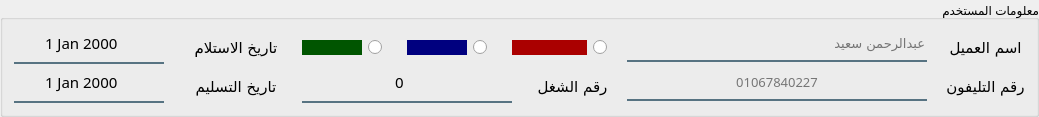
      <widget class="QGroupBox" name="groupBox_2">
       <property name="title">
        <string>معلومات المستخدم</string>
       </property>
       <property name="alignment">
        <set>Qt::AlignRight|Qt::AlignTrailing|Qt::AlignVCenter</set>
       </property>
       <layout class="QGridLayout" name="gridLayout_3">
        <item row="0" column="8">
         <layout class="QHBoxLayout" name="horizontalLayout_2">
          <item>
           <widget class="QLabel" name="label_12">
            <property name="minimumSize">
             <size>
              <width>60</width>
              <height>15</height>
             </size>
            </property>
            <property name="maximumSize">
             <size>
              <width>16777215</width>
              <height>15</height>
             </size>
            </property>
            <property name="styleSheet">
             <string notr="true">background-color: rgb(0, 0, 127);</string>
            </property>
            <property name="text">
             <string/>
            </property>
           </widget>
          </item>
          <item>
           <widget class="QRadioButton" name="radioButton_2">
            <property name="maximumSize">
             <size>
              <width>15</width>
              <height>16777215</height>
             </size>
            </property>
            <property name="text">
             <string/>
            </property>
           </widget>
          </item>
         </layout>
        </item>
        <item row="0" column="10" colspan="3">
         <layout class="QHBoxLayout" name="horizontalLayout_3">
          <item>
           <widget class="QLabel" name="label_13">
            <property name="minimumSize">
             <size>
              <width>60</width>
              <height>15</height>
             </size>
            </property>
            <property name="maximumSize">
             <size>
              <width>16777215</width>
              <height>15</height>
             </size>
            </property>
            <property name="styleSheet">
             <string notr="true">background-color: rgb(170, 0, 0);</string>
            </property>
            <property name="text">
             <string/>
            </property>
           </widget>
          </item>
          <item>
           <widget class="QRadioButton" name="radioButton_3">
            <property name="maximumSize">
             <size>
              <width>15</width>
              <height>16777215</height>
             </size>
            </property>
            <property name="text">
             <string/>
            </property>
           </widget>
          </item>
         </layout>
        </item>
        <item row="0" column="6">
         <layout class="QHBoxLayout" name="horizontalLayout_4">
          <item>
           <widget class="QLabel" name="label_15">
            <property name="minimumSize">
             <size>
              <width>60</width>
              <height>15</height>
             </size>
            </property>
            <property name="maximumSize">
             <size>
              <width>16777215</width>
              <height>15</height>
             </size>
            </property>
            <property name="styleSheet">
             <string notr="true">background-color: rgb(0, 85, 0);</string>
            </property>
            <property name="text">
             <string/>
            </property>
           </widget>
          </item>
          <item>
           <widget class="QRadioButton" name="radioButton_5">
            <property name="maximumSize">
             <size>
              <width>15</width>
              <height>16777215</height>
             </size>
            </property>
            <property name="text">
             <string/>
            </property>
           </widget>
          </item>
         </layout>
        </item>
        <item row="1" column="3">
         <widget class="QLabel" name="label_14">
          <property name="font">
           <font>
            <family>Acumin Pro</family>
            <pointsize>11</pointsize>
            <weight>50</weight>
            <italic>false</italic>
            <bold>false</bold>
           </font>
          </property>
          <property name="styleSheet">
           <string notr="true">font: 11pt &quot;Acumin Pro&quot;;</string>
          </property>
          <property name="text">
           <string>تاريخ التسليم</string>
          </property>
          <property name="alignment">
           <set>Qt::AlignCenter</set>
          </property>
         </widget>
        </item>
        <item row="0" column="16">
         <widget class="QLabel" name="label_3">
          <property name="font">
           <font>
            <family>Acumin Pro</family>
            <pointsize>11</pointsize>
            <weight>50</weight>
            <italic>false</italic>
            <bold>false</bold>
           </font>
          </property>
          <property name="styleSheet">
           <string notr="true">font: 11pt &quot;Acumin Pro&quot;;</string>
          </property>
          <property name="text">
           <string>اسم العميل</string>
          </property>
          <property name="alignment">
           <set>Qt::AlignCenter</set>
          </property>
         </widget>
        </item>
        <item row="1" column="11">
         <spacer name="horizontalSpacer_6">
          <property name="orientation">
           <enum>Qt::Horizontal</enum>
          </property>
          <property name="sizeType">
           <enum>QSizePolicy::Fixed</enum>
          </property>
          <property name="sizeHint" stdset="0">
           <size>
            <width>13</width>
            <height>20</height>
           </size>
          </property>
         </spacer>
        </item>
        <item row="1" column="0">
         <widget class="QDateEdit" name="dateEdit_5">
          <property name="minimumSize">
           <size>
            <width>150</width>
            <height>0</height>
           </size>
          </property>
          <property name="font">
           <font>
            <family>Acumin Pro</family>
            <pointsize>11</pointsize>
            <weight>50</weight>
            <italic>false</italic>
            <bold>false</bold>
           </font>
          </property>
          <property name="styleSheet">
           <string notr="true">background-color:rgba(0, 0, 0, 0);
border:none;
border-bottom:2px solid rgba(46, 82, 101, 200);
font: 11pt &quot;Acumin Pro&quot;;
padding-bottom:7px;</string>
          </property>
          <property name="alignment">
           <set>Qt::AlignCenter</set>
          </property>
         </widget>
        </item>
        <item row="0" column="1">
         <spacer name="horizontalSpacer_7">
          <property name="orientation">
           <enum>Qt::Horizontal</enum>
          </property>
          <property name="sizeType">
           <enum>QSizePolicy::Fixed</enum>
          </property>
          <property name="sizeHint" stdset="0">
           <size>
            <width>13</width>
            <height>20</height>
           </size>
          </property>
         </spacer>
        </item>
        <item row="1" column="1" colspan="2">
         <spacer name="horizontalSpacer_9">
          <property name="orientation">
           <enum>Qt::Horizontal</enum>
          </property>
          <property name="sizeType">
           <enum>QSizePolicy::Fixed</enum>
          </property>
          <property name="sizeHint" stdset="0">
           <size>
            <width>13</width>
            <height>20</height>
           </size>
          </property>
         </spacer>
        </item>
        <item row="1" column="12">
         <widget class="QLabel" name="label_4">
          <property name="font">
           <font>
            <family>Acumin Pro</family>
            <pointsize>11</pointsize>
            <weight>50</weight>
            <italic>false</italic>
            <bold>false</bold>
           </font>
          </property>
          <property name="styleSheet">
           <string notr="true">font: 11pt &quot;Acumin Pro&quot;;</string>
          </property>
          <property name="text">
           <string>رقم الشغل</string>
          </property>
          <property name="alignment">
           <set>Qt::AlignCenter</set>
          </property>
         </widget>
        </item>
        <item row="0" column="13">
         <spacer name="horizontalSpacer_21">
          <property name="orientation">
           <enum>Qt::Horizontal</enum>
          </property>
          <property name="sizeType">
           <enum>QSizePolicy::Fixed</enum>
          </property>
          <property name="sizeHint" stdset="0">
           <size>
            <width>13</width>
            <height>20</height>
           </size>
          </property>
         </spacer>
        </item>
        <item row="0" column="0">
         <widget class="QDateEdit" name="dateEdit">
          <property name="minimumSize">
           <size>
            <width>150</width>
            <height>0</height>
           </size>
          </property>
          <property name="font">
           <font>
            <family>Acumin Pro</family>
            <pointsize>11</pointsize>
            <weight>50</weight>
            <italic>false</italic>
            <bold>false</bold>
           </font>
          </property>
          <property name="styleSheet">
           <string notr="true">background-color:rgba(0, 0, 0, 0);
border:none;
border-bottom:2px solid rgba(46, 82, 101, 200);
font: 11pt &quot;Acumin Pro&quot;;
padding-bottom:7px;</string>
          </property>
          <property name="alignment">
           <set>Qt::AlignCenter</set>
          </property>
         </widget>
        </item>
        <item row="1" column="15">
         <spacer name="horizontalSpacer_11">
          <property name="orientation">
           <enum>Qt::Horizontal</enum>
          </property>
          <property name="sizeType">
           <enum>QSizePolicy::Fixed</enum>
          </property>
          <property name="sizeHint" stdset="0">
           <size>
            <width>13</width>
            <height>20</height>
           </size>
          </property>
         </spacer>
        </item>
        <item row="1" column="13">
         <spacer name="horizontalSpacer_23">
          <property name="orientation">
           <enum>Qt::Horizontal</enum>
          </property>
          <property name="sizeType">
           <enum>QSizePolicy::Fixed</enum>
          </property>
          <property name="sizeHint" stdset="0">
           <size>
            <width>13</width>
            <height>20</height>
           </size>
          </property>
         </spacer>
        </item>
        <item row="1" column="16">
         <widget class="QLabel" name="label_16">
          <property name="font">
           <font>
            <family>Acumin Pro</family>
            <pointsize>11</pointsize>
            <weight>50</weight>
            <italic>false</italic>
            <bold>false</bold>
           </font>
          </property>
          <property name="styleSheet">
           <string notr="true">font: 11pt &quot;Acumin Pro&quot;;</string>
          </property>
          <property name="text">
           <string>رقم التليفون</string>
          </property>
          <property name="alignment">
           <set>Qt::AlignCenter</set>
          </property>
         </widget>
        </item>
        <item row="0" column="5">
         <spacer name="horizontalSpacer_10">
          <property name="orientation">
           <enum>Qt::Horizontal</enum>
          </property>
          <property name="sizeType">
           <enum>QSizePolicy::Fixed</enum>
          </property>
          <property name="sizeHint" stdset="0">
           <size>
            <width>13</width>
            <height>20</height>
           </size>
          </property>
         </spacer>
        </item>
        <item row="1" column="14">
         <widget class="QLineEdit" name="username_lin_5">
          <property name="minimumSize">
           <size>
            <width>300</width>
            <height>0</height>
           </size>
          </property>
          <property name="maximumSize">
           <size>
            <width>500</width>
            <height>16777215</height>
           </size>
          </property>
          <property name="font">
           <font>
            <family>Acumin Pro</family>
            <pointsize>10</pointsize>
           </font>
          </property>
          <property name="layoutDirection">
           <enum>Qt::LeftToRight</enum>
          </property>
          <property name="styleSheet">
           <string notr="true">background-color:rgba(0, 0, 0, 0);
border:none;
border-bottom:2px solid rgba(46, 82, 101, 200);

padding-bottom:7px;</string>
          </property>
          <property name="alignment">
           <set>Qt::AlignCenter</set>
          </property>
          <property name="placeholderText">
           <string>01067840227</string>
          </property>
         </widget>
        </item>
        <item row="0" column="9">
         <spacer name="horizontalSpacer_2">
          <property name="orientation">
           <enum>Qt::Horizontal</enum>
          </property>
          <property name="sizeType">
           <enum>QSizePolicy::Fixed</enum>
          </property>
          <property name="sizeHint" stdset="0">
           <size>
            <width>13</width>
            <height>20</height>
           </size>
          </property>
         </spacer>
        </item>
        <item row="0" column="15">
         <spacer name="horizontalSpacer_3">
          <property name="orientation">
           <enum>Qt::Horizontal</enum>
          </property>
          <property name="sizeType">
           <enum>QSizePolicy::Fixed</enum>
          </property>
          <property name="sizeHint" stdset="0">
           <size>
            <width>13</width>
            <height>20</height>
           </size>
          </property>
         </spacer>
        </item>
        <item row="0" column="7">
         <spacer name="horizontalSpacer">
          <property name="orientation">
           <enum>Qt::Horizontal</enum>
          </property>
          <property name="sizeType">
           <enum>QSizePolicy::Fixed</enum>
          </property>
          <property name="sizeHint" stdset="0">
           <size>
            <width>13</width>
            <height>20</height>
           </size>
          </property>
         </spacer>
        </item>
        <item row="0" column="2" colspan="3">
         <widget class="QLabel" name="label_5">
          <property name="font">
           <font>
            <family>Acumin Pro</family>
            <pointsize>11</pointsize>
            <weight>50</weight>
            <italic>false</italic>
            <bold>false</bold>
           </font>
          </property>
          <property name="styleSheet">
           <string notr="true">font: 11pt &quot;Acumin Pro&quot;;</string>
          </property>
          <property name="text">
           <string>تاريخ الاستلام</string>
          </property>
          <property name="alignment">
           <set>Qt::AlignCenter</set>
          </property>
         </widget>
        </item>
        <item row="0" column="14">
         <widget class="QLineEdit" name="username_lin_3">
          <property name="minimumSize">
           <size>
            <width>300</width>
            <height>0</height>
           </size>
          </property>
          <property name="maximumSize">
           <size>
            <width>500</width>
            <height>16777215</height>
           </size>
          </property>
          <property name="font">
           <font>
            <family>Acumin Pro</family>
            <pointsize>10</pointsize>
           </font>
          </property>
          <property name="layoutDirection">
           <enum>Qt::LeftToRight</enum>
          </property>
          <property name="styleSheet">
           <string notr="true">background-color:rgba(0, 0, 0, 0);
border:none;
border-bottom:2px solid rgba(46, 82, 101, 200);

padding-bottom:7px;</string>
          </property>
          <property name="placeholderText">
           <string>عبدالرحمن سعيد</string>
          </property>
         </widget>
        </item>
        <item row="1" column="6" colspan="5">
         <widget class="QSpinBox" name="spinBox">
          <property name="sizePolicy">
           <sizepolicy hsizetype="Expanding" vsizetype="Fixed">
            <horstretch>0</horstretch>
            <verstretch>0</verstretch>
           </sizepolicy>
          </property>
          <property name="minimumSize">
           <size>
            <width>100</width>
            <height>0</height>
           </size>
          </property>
          <property name="font">
           <font>
            <family>Acumin Pro</family>
            <pointsize>11</pointsize>
            <weight>50</weight>
            <italic>false</italic>
            <bold>false</bold>
           </font>
          </property>
          <property name="styleSheet">
           <string notr="true">background-color:rgba(0, 0, 0, 0);
border:none;
border-bottom:2px solid rgba(46, 82, 101, 200);

padding-bottom:7px;
font: 11pt &quot;Acumin Pro&quot;;</string>
          </property>
          <property name="alignment">
           <set>Qt::AlignCenter</set>
          </property>
          <property name="maximum">
           <number>100000</number>
          </property>
         </widget>
        </item>
       </layout>
      </widget>
